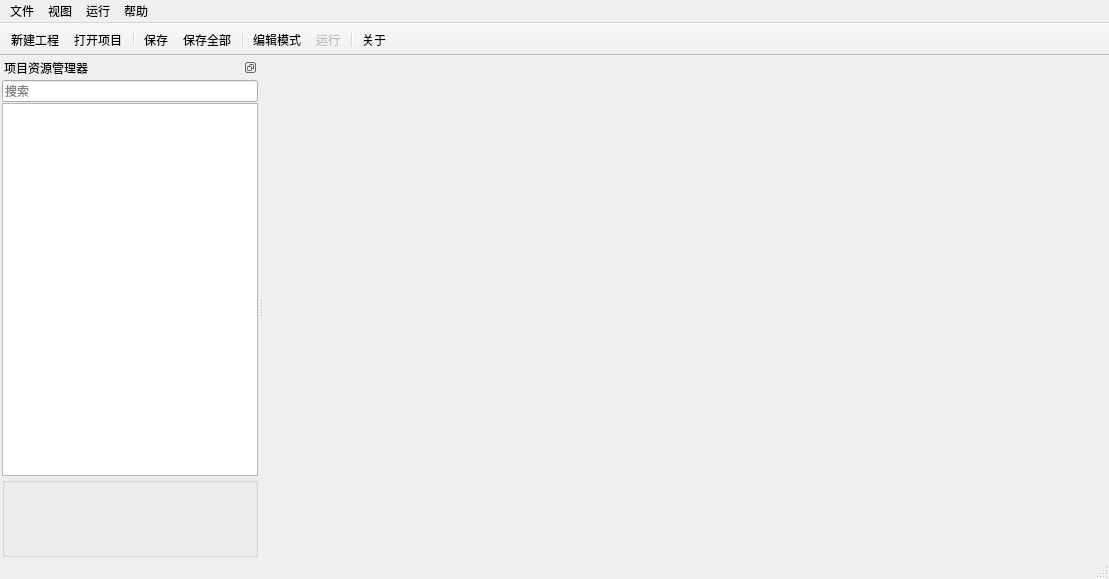
<?xml version="1.0" encoding="UTF-8"?>
<ui version="4.0">
 <class>MainWindow</class>
 <widget class="QMainWindow" name="MainWindow">
  <property name="geometry">
   <rect>
    <x>0</x>
    <y>0</y>
    <width>1109</width>
    <height>579</height>
   </rect>
  </property>
  <property name="acceptDrops">
   <bool>false</bool>
  </property>
  <property name="windowTitle">
   <string>Bitmap Studio</string>
  </property>
  <property name="iconSize">
   <size>
    <width>64</width>
    <height>64</height>
   </size>
  </property>
  <widget class="QWidget" name="centralwidget">
   <layout class="QHBoxLayout" name="horizontalLayout">
    <property name="leftMargin">
     <number>2</number>
    </property>
    <property name="topMargin">
     <number>0</number>
    </property>
    <property name="rightMargin">
     <number>2</number>
    </property>
    <property name="bottomMargin">
     <number>2</number>
    </property>
    <item>
     <widget class="CustomTabWidget" name="tabWidget">
      <property name="acceptDrops">
       <bool>true</bool>
      </property>
      <property name="statusTip">
       <string/>
      </property>
      <property name="whatsThis">
       <string/>
      </property>
      <property name="styleSheet">
       <string notr="true">QTabBar::tab{
    height:26;
    padding-left:8;
    padding-right:6;
    padding-top:2;
    border:1px solid #AAAAAA;
    border-bottom:1px solid #A0A0A0;
    border-top:0px;
    background-color: #DADADA;
    font: 11pt  &quot;Microsoft YaHei&quot;;
	color:#303030 ;
}


QTabBar::close-button {
    image:url( :/Image/TabBar/Close1.svg);
}



QTabBar::close-button:hover {
    image:url(:/Image/TabBar/Close2.svg);
}

QTabBar::tab:hover
{
	background-color: #F1F3F8;
	border-bottom:1px solid #F1F3F8;
}


QTabBar::tab:selected
{
	padding-top:0;
	height:26;
	background-color:  #F1F3F8;
	/*border-top:2px solid #21A4F1;*/
	border-top:2px solid #F1F3F8;
	border-bottom:1px solid #F1F3F8;
	color:#000000 ;
}

/*
QTabBar::tab:selected
{
	text-decoration: underline;
}
*/
</string>
      </property>
      <property name="tabPosition">
       <enum>QTabWidget::North</enum>
      </property>
      <property name="tabShape">
       <enum>QTabWidget::Rounded</enum>
      </property>
      <property name="currentIndex">
       <number>-1</number>
      </property>
      <property name="elideMode">
       <enum>Qt::ElideRight</enum>
      </property>
      <property name="documentMode">
       <bool>true</bool>
      </property>
      <property name="tabsClosable">
       <bool>true</bool>
      </property>
      <property name="movable">
       <bool>true</bool>
      </property>
      <property name="tabBarAutoHide">
       <bool>false</bool>
      </property>
     </widget>
    </item>
   </layout>
  </widget>
  <widget class="QMenuBar" name="menubar">
   <property name="geometry">
    <rect>
     <x>0</x>
     <y>0</y>
     <width>1109</width>
     <height>21</height>
    </rect>
   </property>
   <widget class="QMenu" name="menu">
    <property name="title">
     <string>文件</string>
    </property>
    <addaction name="actNewProject"/>
    <addaction name="actOpenProject"/>
    <addaction name="actSave"/>
    <addaction name="actSaveAll"/>
   </widget>
   <widget class="QMenu" name="menuView">
    <property name="title">
     <string>视图</string>
    </property>
    <addaction name="actSearchBar"/>
   </widget>
   <widget class="QMenu" name="menu_2">
    <property name="title">
     <string>运行</string>
    </property>
    <addaction name="actRun"/>
   </widget>
   <widget class="QMenu" name="menu_3">
    <property name="title">
     <string>帮助</string>
    </property>
    <addaction name="actAbout"/>
   </widget>
   <addaction name="menu"/>
   <addaction name="menuView"/>
   <addaction name="menu_2"/>
   <addaction name="menu_3"/>
  </widget>
  <widget class="QStatusBar" name="statusbar"/>
  <widget class="QDockWidget" name="dockProject">
   <property name="styleSheet">
    <string notr="true">QDockWidget::title
{
        padding: 5px;
}</string>
   </property>
   <property name="floating">
    <bool>false</bool>
   </property>
   <property name="features">
    <set>QDockWidget::DockWidgetFloatable|QDockWidget::DockWidgetMovable</set>
   </property>
   <property name="allowedAreas">
    <set>Qt::LeftDockWidgetArea|Qt::RightDockWidgetArea</set>
   </property>
   <property name="windowTitle">
    <string>项目资源管理器</string>
   </property>
   <attribute name="dockWidgetArea">
    <number>1</number>
   </attribute>
   <widget class="QWidget" name="dockWidgetContents">
    <property name="acceptDrops">
     <bool>false</bool>
    </property>
    <layout class="QVBoxLayout" name="verticalLayout">
     <property name="spacing">
      <number>1</number>
     </property>
     <property name="leftMargin">
      <number>2</number>
     </property>
     <property name="topMargin">
      <number>0</number>
     </property>
     <property name="rightMargin">
      <number>0</number>
     </property>
     <property name="bottomMargin">
      <number>0</number>
     </property>
     <item>
      <widget class="QLineEdit" name="lineEditSearch">
       <property name="enabled">
        <bool>true</bool>
       </property>
       <property name="acceptDrops">
        <bool>false</bool>
       </property>
       <property name="autoFillBackground">
        <bool>false</bool>
       </property>
       <property name="dragEnabled">
        <bool>false</bool>
       </property>
       <property name="placeholderText">
        <string>搜索</string>
       </property>
       <property name="clearButtonEnabled">
        <bool>true</bool>
       </property>
      </widget>
     </item>
     <item>
      <widget class="QSplitter" name="splitter">
       <property name="acceptDrops">
        <bool>false</bool>
       </property>
       <property name="layoutDirection">
        <enum>Qt::LeftToRight</enum>
       </property>
       <property name="autoFillBackground">
        <bool>false</bool>
       </property>
       <property name="frameShadow">
        <enum>QFrame::Plain</enum>
       </property>
       <property name="orientation">
        <enum>Qt::Vertical</enum>
       </property>
       <property name="opaqueResize">
        <bool>true</bool>
       </property>
       <property name="handleWidth">
        <number>1</number>
       </property>
       <property name="childrenCollapsible">
        <bool>true</bool>
       </property>
       <widget class="TreeView" name="treeViewProject">
        <property name="font">
         <font>
          <pointsize>12</pointsize>
         </font>
        </property>
        <property name="cursor" stdset="0">
         <cursorShape>ArrowCursor</cursorShape>
        </property>
        <property name="focusPolicy">
         <enum>Qt::ClickFocus</enum>
        </property>
        <property name="acceptDrops">
         <bool>true</bool>
        </property>
        <property name="styleSheet">
         <string notr="true"/>
        </property>
        <property name="editTriggers">
         <set>QAbstractItemView::EditKeyPressed</set>
        </property>
        <property name="showDropIndicator" stdset="0">
         <bool>false</bool>
        </property>
        <property name="dragEnabled">
         <bool>true</bool>
        </property>
        <property name="dragDropOverwriteMode">
         <bool>false</bool>
        </property>
        <property name="dragDropMode">
         <enum>QAbstractItemView::DragDrop</enum>
        </property>
        <property name="defaultDropAction">
         <enum>Qt::LinkAction</enum>
        </property>
        <property name="alternatingRowColors">
         <bool>false</bool>
        </property>
        <property name="indentation">
         <number>17</number>
        </property>
        <property name="animated">
         <bool>true</bool>
        </property>
        <property name="headerHidden">
         <bool>true</bool>
        </property>
        <property name="expandsOnDoubleClick">
         <bool>true</bool>
        </property>
        <attribute name="headerVisible">
         <bool>false</bool>
        </attribute>
       </widget>
       <widget class="QGroupBox" name="groupBox">
        <property name="title">
         <string/>
        </property>
        <layout class="QGridLayout" name="gridLayout">
         <item row="0" column="0">
          <widget class="QLabel" name="labelPreview">
           <property name="text">
            <string/>
           </property>
           <property name="alignment">
            <set>Qt::AlignCenter</set>
           </property>
          </widget>
         </item>
        </layout>
       </widget>
      </widget>
     </item>
    </layout>
   </widget>
  </widget>
  <widget class="QToolBar" name="toolBar">
   <property name="windowTitle">
    <string>工具栏</string>
   </property>
   <property name="layoutDirection">
    <enum>Qt::LeftToRight</enum>
   </property>
   <property name="autoFillBackground">
    <bool>false</bool>
   </property>
   <property name="movable">
    <bool>false</bool>
   </property>
   <property name="allowedAreas">
    <set>Qt::TopToolBarArea</set>
   </property>
   <property name="orientation">
    <enum>Qt::Horizontal</enum>
   </property>
   <property name="iconSize">
    <size>
     <width>32</width>
     <height>32</height>
    </size>
   </property>
   <property name="toolButtonStyle">
    <enum>Qt::ToolButtonIconOnly</enum>
   </property>
   <attribute name="toolBarArea">
    <enum>TopToolBarArea</enum>
   </attribute>
   <attribute name="toolBarBreak">
    <bool>false</bool>
   </attribute>
   <addaction name="actNewProject"/>
   <addaction name="actOpenProject"/>
   <addaction name="separator"/>
   <addaction name="actSave"/>
   <addaction name="actSaveAll"/>
   <addaction name="separator"/>
   <addaction name="actEditMode"/>
   <addaction name="actRun"/>
   <addaction name="separator"/>
   <addaction name="actAbout"/>
  </widget>
  <action name="actOpenProject">
   <property name="icon">
    <iconset resource="Img.qrc">
     <normaloff>:/Image/Toolbar/OpenProject.png</normaloff>:/Image/Toolbar/OpenProject.png</iconset>
   </property>
   <property name="text">
    <string>打开项目</string>
   </property>
   <property name="shortcut">
    <string>Ctrl+O</string>
   </property>
   <property name="priority">
    <enum>QAction::NormalPriority</enum>
   </property>
  </action>
  <action name="actNewProject">
   <property name="icon">
    <iconset resource="Img.qrc">
     <normaloff>:/Image/Toolbar/NewProject.png</normaloff>:/Image/Toolbar/NewProject.png</iconset>
   </property>
   <property name="text">
    <string>新建工程</string>
   </property>
   <property name="shortcut">
    <string>Ctrl+N</string>
   </property>
  </action>
  <action name="actRun">
   <property name="enabled">
    <bool>false</bool>
   </property>
   <property name="icon">
    <iconset resource="Img.qrc">
     <normaloff>:/Image/Toolbar/Run.svg</normaloff>:/Image/Toolbar/Run.svg</iconset>
   </property>
   <property name="text">
    <string>运行</string>
   </property>
   <property name="shortcut">
    <string>Ctrl+R</string>
   </property>
  </action>
  <action name="actEditMode">
   <property name="checkable">
    <bool>true</bool>
   </property>
   <property name="icon">
    <iconset resource="Img.qrc">
     <normaloff>:/Image/Toolbar/Edit.svg</normaloff>:/Image/Toolbar/Edit.svg</iconset>
   </property>
   <property name="text">
    <string>编辑模式</string>
   </property>
   <property name="shortcut">
    <string>Ctrl+E</string>
   </property>
  </action>
  <action name="action">
   <property name="text">
    <string>用户手册</string>
   </property>
  </action>
  <action name="action_2">
   <property name="text">
    <string>关于</string>
   </property>
  </action>
  <action name="actSettings">
   <property name="icon">
    <iconset resource="Img.qrc">
     <normaloff>:/Image/TreeIco/Setting.svg</normaloff>:/Image/TreeIco/Setting.svg</iconset>
   </property>
   <property name="text">
    <string>设置</string>
   </property>
   <property name="toolTip">
    <string>设置</string>
   </property>
  </action>
  <action name="actAbout">
   <property name="icon">
    <iconset resource="Img.qrc">
     <normaloff>:/Image/Toolbar/About.svg</normaloff>:/Image/Toolbar/About.svg</iconset>
   </property>
   <property name="text">
    <string>关于</string>
   </property>
   <property name="toolTip">
    <string>关于</string>
   </property>
  </action>
  <action name="actSave">
   <property name="icon">
    <iconset resource="Img.qrc">
     <normaloff>:/Image/Toolbar/Save.svg</normaloff>:/Image/Toolbar/Save.svg</iconset>
   </property>
   <property name="text">
    <string>保存</string>
   </property>
   <property name="toolTip">
    <string>保存</string>
   </property>
   <property name="shortcut">
    <string>Ctrl+S</string>
   </property>
  </action>
  <action name="actSaveAll">
   <property name="icon">
    <iconset resource="Img.qrc">
     <normaloff>:/Image/Toolbar/SaveAll.svg</normaloff>:/Image/Toolbar/SaveAll.svg</iconset>
   </property>
   <property name="text">
    <string>保存全部</string>
   </property>
   <property name="toolTip">
    <string>保存全部</string>
   </property>
   <property name="shortcut">
    <string>Ctrl+Alt+S</string>
   </property>
  </action>
  <action name="actSearchBar">
   <property name="checkable">
    <bool>true</bool>
   </property>
   <property name="icon">
    <iconset resource="Img.qrc">
     <normaloff>:/Image/TreeIco/Search.svg</normaloff>:/Image/TreeIco/Search.svg</iconset>
   </property>
   <property name="text">
    <string>搜索栏</string>
   </property>
   <property name="shortcut">
    <string>Ctrl+F</string>
   </property>
  </action>
 </widget>
 <customwidgets>
  <customwidget>
   <class>CustomTabWidget</class>
   <extends>QTabWidget</extends>
   <header location="global">custom/customtabwidget.h</header>
   <container>1</container>
  </customwidget>
  <customwidget>
   <class>TreeView</class>
   <extends>QTreeView</extends>
   <header location="global">custom/treeview.h</header>
  </customwidget>
 </customwidgets>
 <resources>
  <include location="Img.qrc"/>
 </resources>
 <connections/>
</ui>
